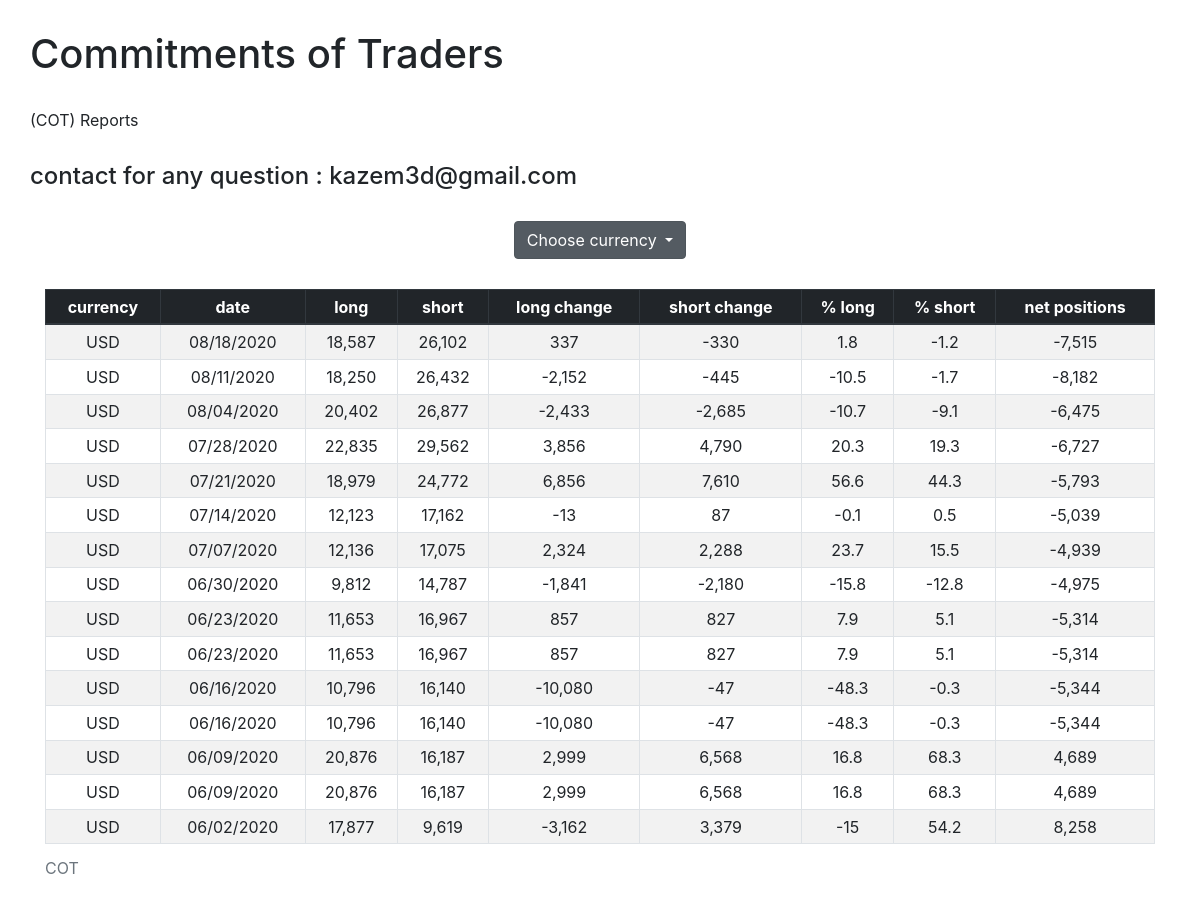
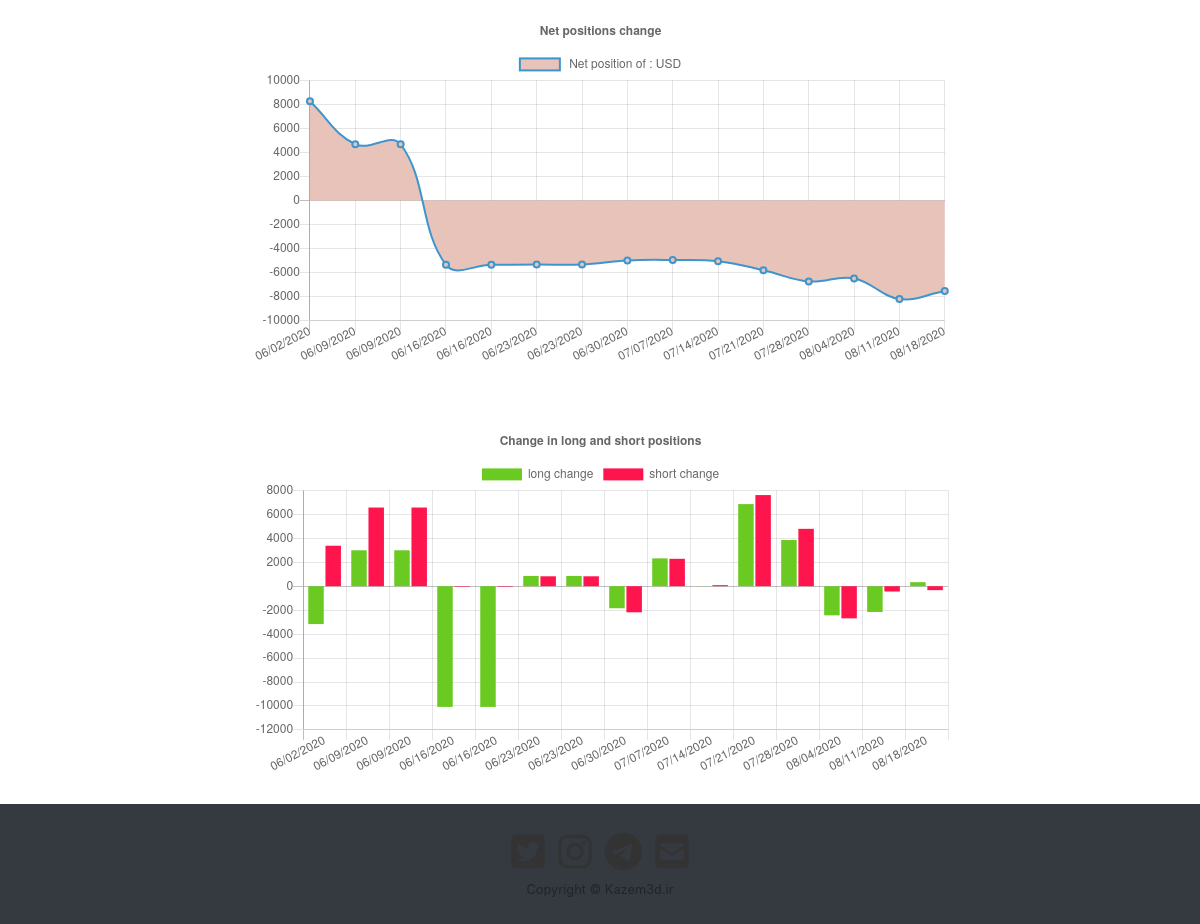
The page / on the database its author committed (2 pictures, top to bottom).
### web/models.py (models this page shows, shortened)
class CotData (models.Model):
    name=models.ForeignKey('Currency',on_delete=models.CASCADE)
    date=models.DateField()
    long=models.IntegerField()
    short=models.IntegerField()
    long_change=models.IntegerField()
    short_change=models.IntegerField()
    long_percent=models.FloatField()
    short_percent=models.FloatField()
    class Meta:
            verbose_name = 'cot data'
            verbose_name_plural = 'cot data'
    def net_positions(self):
        return self.long - self.short
    def str_date(self):
        return self.date.strftime('%m/%d/%Y')

class Currency(models.Model):
    name=models.CharField(max_length=3)
    slug=models.SlugField(unique=False)
    class Meta:
            verbose_name = 'currency'
            verbose_name_plural = 'currencies'
    def __str__(self):
        return self.name

### web/views.py (the view)
# urls.py: path('',CotListView,name='home'),
def CotListView(request):
    currency=CotData.objects.filter(name__name='USD').order_by('-date')[:15]
    pairs=Currency.objects.all()
    labels = []
    data = []
    long_change=[]
    short_change=[]
    for i in currency:
        labels.append(i.str_date())
        data.append(i.net_positions())
        long_change.append(i.long_change)
        short_change.append(i.short_change)
    labels=labels[::-1]
    data=data[::-1]
    long_change=long_change[::-1]
    short_change=short_change[::-1]
    context={
        'currency':currency,
        'pairs':pairs,
        'labels': labels,
        'data': data,
        'long_change':long_change,
        'short_change':short_change,
        'currency_name' : [' Net position of : USD'],
    }
    return render(request,'web/currency.html',context)

### web/templates/web/currency.html (shortened to what this page needs)
{% extends 'web/_base.html' %}
{% load static %}
{% load humanize %}
{% block dropbox %}
  <div style='margin:30px; text-align: center; !important;'>
    <div class="dropdown show "  >
      <a class="btn btn-secondary dropdown-toggle" href="#" role="button" id="dropdownMenuLink" data-toggle="dropdown" aria-haspopup="true" aria-expanded="false">
        Choose currency
      </a>
    </div>
  </div>
{% endblock dropbox %}
{% block tabel %}
<div class="container" style=' text-align: center;'>
  <table class="table table-sm table-striped table-responsive-sm table-bordered  ">
    <thead class="thead-dark">
      <tr>
        <th scope="col">currency</th>
        <th scope="col">date</th>
        <th scope="col">long</th>
        <th scope="col">short</th>
        <th scope="col">long change</th>
        <th scope="col">short change</th>
        <th scope="col">% long</th>
        <th scope="col">% short</th>
        <th scope="col">net positions</th>
      </tr>
    </thead>
    <tbody>
        {% for data in currency %}
            <tr >
                <td>{{data.name}}</td>
                <td>{{data.date|date:"SHORT_DATE_FORMAT"}}</td>
                <td>{{data.long|intcomma}}</td>
                <td>{{data.short|intcomma}}</td>
                <td>{{data.long_change|intcomma}}</td>
                <td>{{data.short_change|intcomma}}</td>
                <td>{{data.long_percent}}</td>
                <td>{{data.short_percent}}</td>
                <td>{{data.net_positions|intcomma}}</td>
            </tr>
        {% empty %}
            <li>No data yet.</li>
        {%endfor%}
        </tbody>
    <caption>COT</caption>
  </table>
</div>
{% endblock tabel %}
 {% block chart1 %}
 <div class="chart1" >
    <canvas id="myChart" ></canvas>
  </div>
    <script>
var ctx = document.getElementById('myChart').getContext('2d');
var myChart = new Chart(ctx, {
    type: 'line',
    data: {
        labels: {{labels|safe}},
        datasets: [{
            label: {{currency_name|safe}},
            data: {{data|safe}},
            borderColor: "#3e95cd",
            backgroundColor: "#e8c3b9",
            borderWidth: 2
        }]
    },
    options: {
        title: {
          display: true,
          text: 'Net positions change'
        },
        scales: {
            yAxes: [{
                ticks: {
                    beginAtZero: true
                }
            }]
        }
    }
});
</script>
  {% endblock chart1 %}
{% block chart2 %}
 <div class="chart1" >
    <canvas id="bar-chart" ></canvas>
  </div>
<script>
new Chart(document.getElementById("bar-chart"), {
    type: 'bar',
    data: {
      labels: {{labels|safe}},
      datasets: [
        {
          label: "long change",
          backgroundColor: "#6ACA22",
          data: {{long_change|safe}}
        },
{
          label: "short change",
          backgroundColor: "#FF154E",
          data: {{short_change|safe}}
        }
      ]
    },
    options: {
      legend: { display: true },
      title: {
        display: true,
        text: 'Change in long and short positions'
      }
    }
})
</script>
{% endblock chart2 %}

### web/templates/web/_base.html (shortened to what this page needs)
{% load static%}
<!DOCTYPE html>
<html lang="en-US">
<head>
<link rel="stylesheet" href="https://maxcdn.bootstrapcdn.com/bootstrap/4.0.0/css/bootstrap.min.css">
<link rel="stylesheet" href={% static 'web/css/index.css' %} >
</head>
<body>
<h1 style='margin:30px'>Commitments of Traders </h1>
<p style='margin:30px'> (COT) Reports</p>
<h4 style='margin:30px'>contact for any question : kazem3d@gmail.com</h4>
<div class="col">
    {% block dropbox %}  {% endblock dropbox %}
    {% block tabel %} {% endblock tabel %}
    {% block chart1 %} {% endblock chart1 %}
    {% block chart2 %} {% endblock chart2 %}
</div>
<footer id="sticky-footer" class="py-4 bg-dark text-white-50 ">
    <div class="container text-center">
        <section id="lab_social_icon_footer">
        <div class="container">
                <div class="text-center center-block">
                      <a href="https://twitter.com/kazem3d"><i id="social-tw" class="fa fa-twitter-square fa-3x social"></i></a>
                      <a href="https://instagram.com/kazem3d"><i id="social-tw" class="fa fa-instagram fa-square fa-3x social"></i></a>
                      <a href="https://t.me/kazem3d"><i id="social-tw" class="fa fa-telegram fa-square fa-3x social"></i></a>
                      <a href="mailto:kazem3d@gmail.com"><i id="social-em" class="fa fa-envelope-square fa-3x social"></i></a>
                </div>
        </div>
      </section>
      <small>Copyright &copy; Kazem3d.ir</small>
    </div>
  </footer>
</body>
</html>

### web/static/web/css/index.css (style rules this page uses)
.chart1 { display: block; margin: auto; width:65%; padding: 30px; }
#lab_social_icon_footer a { color: #333; }
#lab_social_icon_footer .social { -webkit-transform: scale(0.8); -moz-transform: scale(0.8); -o-transform: scale(0.8); -webkit-transition-duration: 0.5s; -moz-transition-duration: 0.5s; -o-transition-duration: 0.5s; }

### rows shown on the page
CotData: name "USD", date "08/18/2020", long "18,587", short "26,102", long_change "337", short_change "-330", long_percent "1.8", short_percent "-1.2", net_positions "-7,515"
CotData: name "USD", date "08/11/2020", long "18,250", short "26,432", long_change "-2,152", short_change "-445", long_percent "-10.5", short_percent "-1.7", net_positions "-8,182"
CotData: name "USD", date "08/04/2020", long "20,402", short "26,877", long_change "-2,433", short_change "-2,685", long_percent "-10.7", short_percent "-9.1", net_positions "-6,475"
CotData: name "USD", date "07/28/2020", long "22,835", short "29,562", long_change "3,856", short_change "4,790", long_percent "20.3", short_percent "19.3", net_positions "-6,727"
CotData: name "USD", date "07/21/2020", long "18,979", short "24,772", long_change "6,856", short_change "7,610", long_percent "56.6", short_percent "44.3", net_positions "-5,793"
CotData: name "USD", date "07/14/2020", long "12,123", short "17,162", long_change "-13", short_change "87", long_percent "-0.1", short_percent "0.5", net_positions "-5,039"
CotData: name "USD", date "07/07/2020", long "12,136", short "17,075", long_change "2,324", short_change "2,288", long_percent "23.7", short_percent "15.5", net_positions "-4,939"
CotData: name "USD", date "06/30/2020", long "9,812", short "14,787", long_change "-1,841", short_change "-2,180", long_percent "-15.8", short_percent "-12.8", net_positions "-4,975"
CotData: name "USD", date "06/23/2020", long "11,653", short "16,967", long_change "857", short_change "827", long_percent "7.9", short_percent "5.1", net_positions "-5,314"
CotData: name "USD", date "06/23/2020", long "11,653", short "16,967", long_change "857", short_change "827", long_percent "7.9", short_percent "5.1", net_positions "-5,314"
CotData: name "USD", date "06/16/2020", long "10,796", short "16,140", long_change "-10,080", short_change "-47", long_percent "-48.3", short_percent "-0.3", net_positions "-5,344"
CotData: name "USD", date "06/16/2020", long "10,796", short "16,140", long_change "-10,080", short_change "-47", long_percent "-48.3", short_percent "-0.3", net_positions "-5,344"
CotData: name "USD", date "06/09/2020", long "20,876", short "16,187", long_change "2,999", short_change "6,568", long_percent "16.8", short_percent "68.3", net_positions "4,689"
CotData: name "USD", date "06/09/2020", long "20,876", short "16,187", long_change "2,999", short_change "6,568", long_percent "16.8", short_percent "68.3", net_positions "4,689"
CotData: name "USD", date "06/02/2020", long "17,877", short "9,619", long_change "-3,162", short_change "3,379", long_percent "-15", short_percent "54.2", net_positions "8,258"

### other values the page prints
chart data {{ labels|safe }} ['06/02/2020', '06/09/2020', '06/09/2020', '06/16/2020', '06/16/2020', '06/23/2020', '06/23/2020', '06/30/2020', '07/07/2020', '07/14/2020', '07/21/2020', '07/28/2020', '08/04/2020', '08/11/2020', '08/18/2020']
chart data {{ data|safe }} [8258, 4689, 4689, -5344, -5344, -5314, -5314, -4975, -4939, -5039, -5793, -6727, -6475, -8182, -7515]
